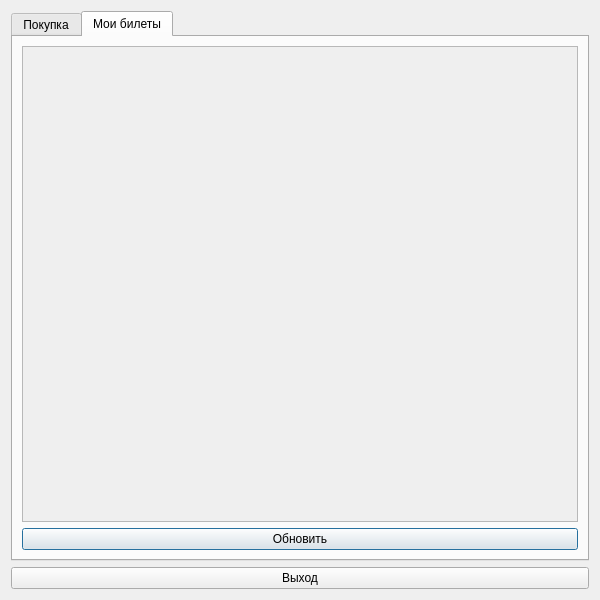
<?xml version="1.0" encoding="UTF-8"?>
<ui version="4.0">
 <class>passmenu</class>
 <widget class="QDialog" name="passmenu">
  <property name="geometry">
   <rect>
    <x>0</x>
    <y>0</y>
    <width>600</width>
    <height>600</height>
   </rect>
  </property>
  <property name="minimumSize">
   <size>
    <width>600</width>
    <height>600</height>
   </size>
  </property>
  <property name="maximumSize">
   <size>
    <width>600</width>
    <height>600</height>
   </size>
  </property>
  <property name="windowTitle">
   <string>Dialog</string>
  </property>
  <layout class="QGridLayout" name="gridLayout">
   <item row="0" column="0">
    <widget class="QTabWidget" name="tabWidget">
     <property name="currentIndex">
      <number>1</number>
     </property>
     <property name="tabBarAutoHide">
      <bool>true</bool>
     </property>
     <widget class="QWidget" name="tab">
      <attribute name="title">
       <string>Покупка</string>
      </attribute>
      <layout class="QGridLayout" name="gridLayout_2">
       <item row="0" column="0">
        <widget class="QScrollArea" name="scrollArea_tickets_buy">
         <property name="widgetResizable">
          <bool>true</bool>
         </property>
         <widget class="QWidget" name="scrollAreaWidgetContents">
          <property name="geometry">
           <rect>
            <x>0</x>
            <y>0</y>
            <width>550</width>
            <height>493</height>
           </rect>
          </property>
          <layout class="QGridLayout" name="gridLayout_3">
           <item row="0" column="0">
            <layout class="QVBoxLayout" name="verticalLayout"/>
           </item>
          </layout>
         </widget>
        </widget>
       </item>
      </layout>
     </widget>
     <widget class="QWidget" name="tab_2">
      <attribute name="title">
       <string>Мои билеты</string>
      </attribute>
      <layout class="QGridLayout" name="gridLayout_4">
       <item row="0" column="0">
        <widget class="QScrollArea" name="scrollArea">
         <property name="widgetResizable">
          <bool>true</bool>
         </property>
         <widget class="QWidget" name="scrollAreaWidgetContents_3">
          <property name="geometry">
           <rect>
            <x>0</x>
            <y>0</y>
            <width>550</width>
            <height>462</height>
           </rect>
          </property>
          <layout class="QFormLayout" name="formLayout">
           <item row="0" column="0">
            <layout class="QVBoxLayout" name="verticalLayout_2"/>
           </item>
          </layout>
         </widget>
        </widget>
       </item>
       <item row="1" column="0">
        <widget class="QPushButton" name="pushButton_refresh">
         <property name="text">
          <string>Обновить</string>
         </property>
        </widget>
       </item>
      </layout>
     </widget>
    </widget>
   </item>
   <item row="1" column="0">
    <widget class="QPushButton" name="pushButton_exit">
     <property name="text">
      <string>Выход</string>
     </property>
    </widget>
   </item>
  </layout>
 </widget>
 <resources/>
 <connections/>
</ui>
